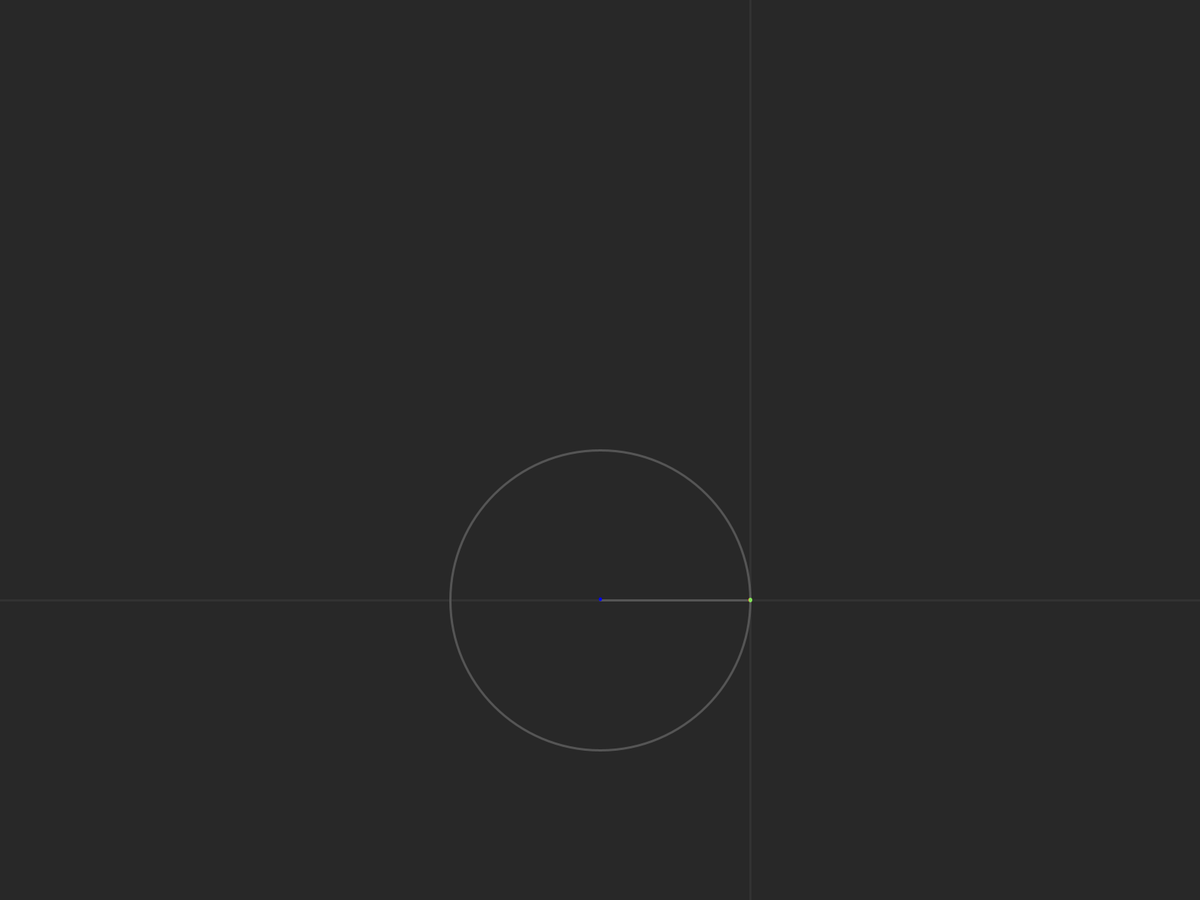
Frame 1 (no input)
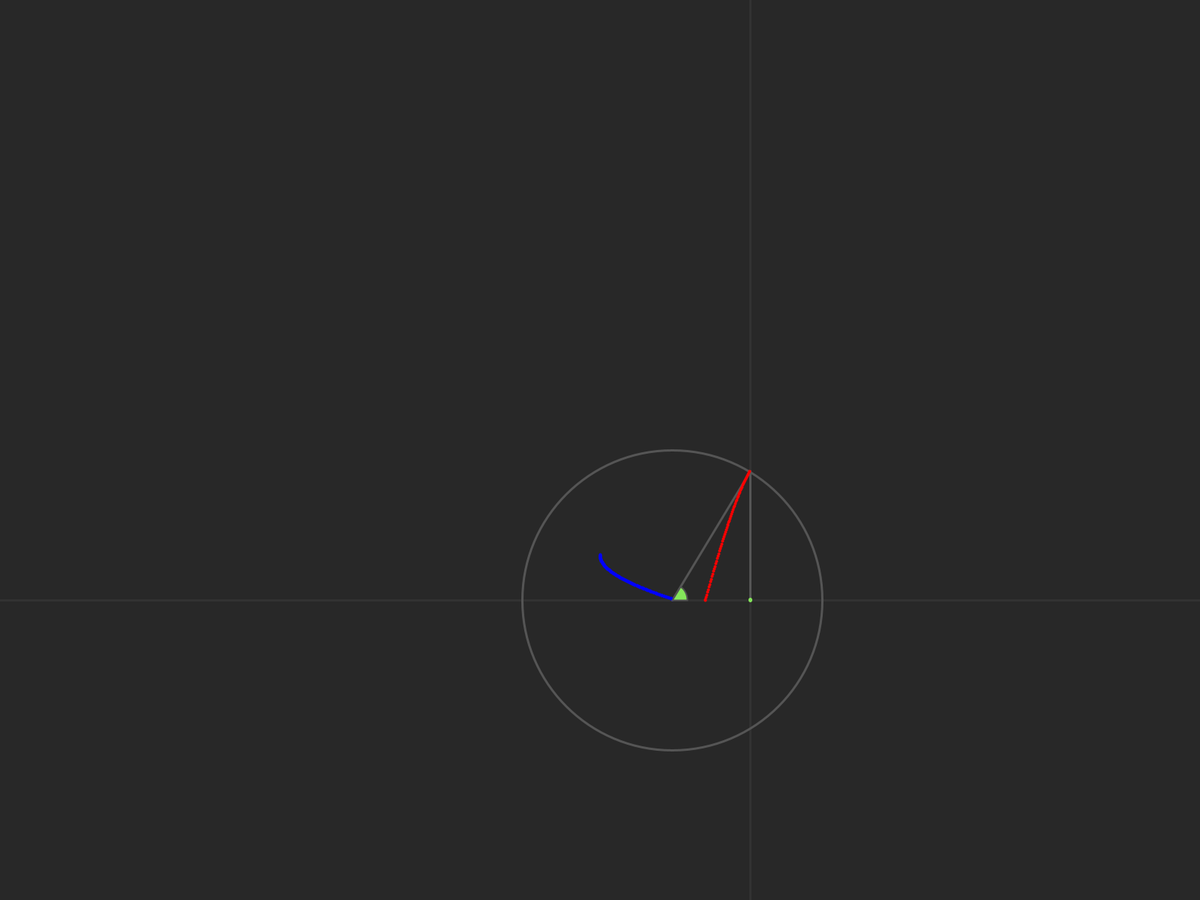
Frame 60 (the mouse pressed at the canvas centre just before this capture)
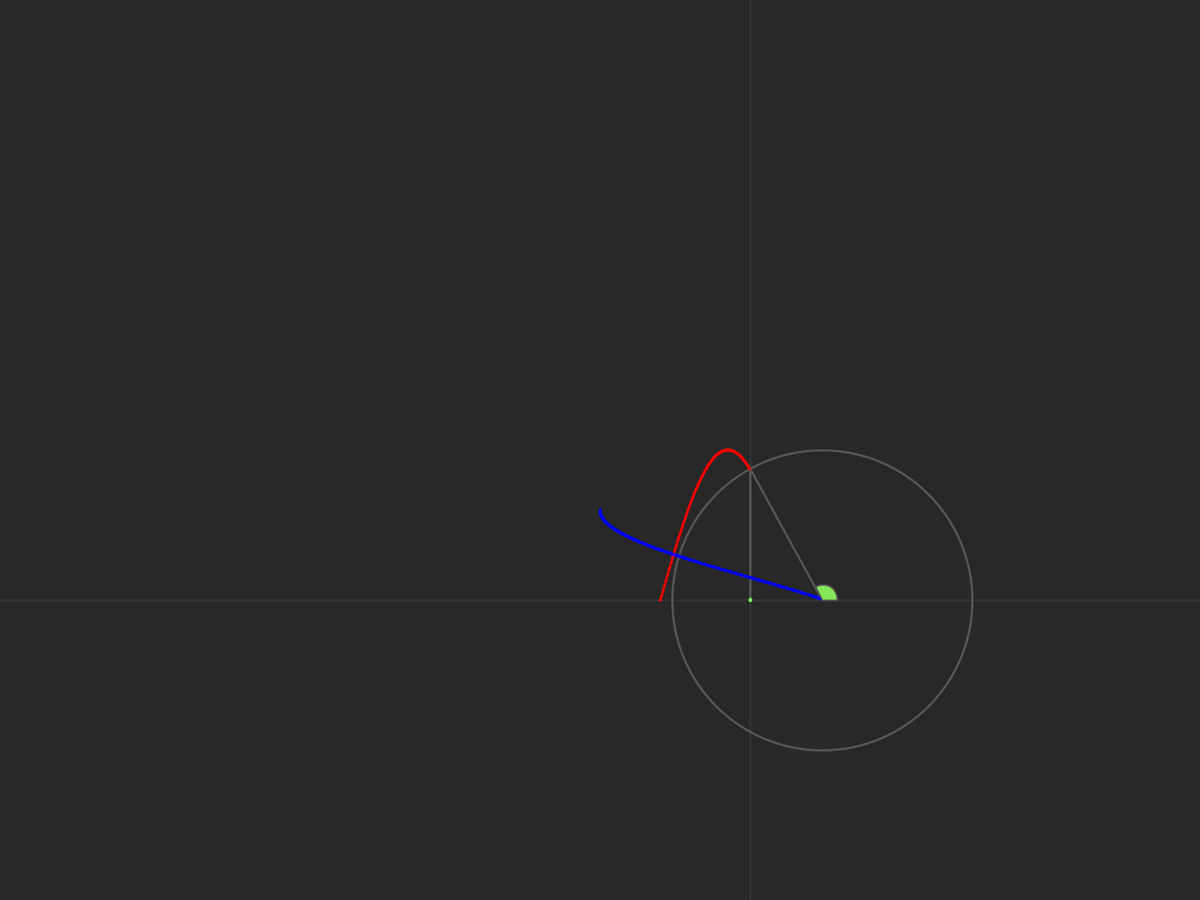
Frame 120 (the mouse held since frame 60 and released just before this capture)

The Processing sketch that drew these frames (run headless with seeded random() and noise(); from frame 60 on, the mouse is pressed at the canvas centre):

// Processing sketch: cos
// ── cos.pde
int ellipseR;
ArrayList<PVector> sins;
ArrayList<PVector> coss;

void setup(){
  //size(1200, 600);
  fullScreen();
  frameRate(60);
  
  ellipseR = width / 8;
  
  sins = new ArrayList();
  coss = new ArrayList();
}

int x1, x2, y1, y2;
float rad;
float x, y;
float dx, cc;

float i = 0;

void draw(){
  x1 = 0;
  x2 = width;
  
  y1 = height +(height - 2 * ellipseR);
  y2 = - 2 * ellipseR;
  
  rad = radians(i);
  
  x = width - ellipseR * 3;
  y = (sin(radians(i)) * ellipseR);
  
  dx = ellipseR * cos(radians(i));
  cc = x - dx;
  
  sins.add(new PVector(x, y));
  coss.add(new PVector(cc, 0));
  
  /*===================*/
  
    for(PVector p : sins){
       p.x = p.x - 1; 
    }
    
    for(PVector p : coss){
       p.y = p.y + 1; 
    }
  
  /*==================*/
  scale(1, -1);
  translate(0, -(height - 2 * ellipseR));
  background(40);
  
  /*ABSISSES*/
  strokeWeight(3);
  stroke(50);
  line(x1, 0, x2, 0);
  
  /*ORDONNEES*/
  strokeWeight(3);
  stroke(50);
  line(x, y1, x, y2);
  
  /*CERCLE*/
  noFill();
  stroke(85);
  ellipse(cc, 0, ellipseR * 2, ellipseR * 2);

  /*RAYON*/
  line(cc, 0, x, y);
  
  /*Y*/
  strokeWeight(3);
  stroke(85);
  line(x, y, x, 0);
  
  /*SIN*/
  strokeWeight(4);
  stroke(255, 0, 0);
  for(PVector p : sins){
    point(p.x, p.y);
  }
  
  /*COS*/
  strokeWeight(4);
  stroke(0, 0, 255);
  for(PVector p : coss){
    point(p.x, p.y);
  }  
  
  /*X*/
  strokeWeight(5);
  stroke(132, 230, 90);
  point(x, 0);

  /*ANGLE*/
  fill(132, 230, 90);
  stroke(80);
  strokeWeight(2);
  arc(cc, 0, 40, 40, 0, rad, PIE);

  
  if(i >= 360) i = 0;
  i++;
}
